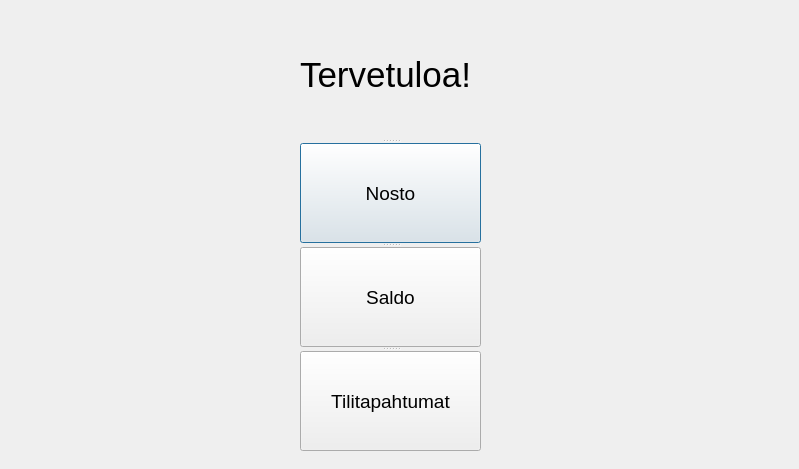
<?xml version="1.0" encoding="UTF-8"?>
<ui version="4.0">
 <class>mainMenu</class>
 <widget class="QDialog" name="mainMenu">
  <property name="geometry">
   <rect>
    <x>0</x>
    <y>0</y>
    <width>799</width>
    <height>469</height>
   </rect>
  </property>
  <property name="windowTitle">
   <string>Dialog</string>
  </property>
  <widget class="QSplitter" name="splitter">
   <property name="geometry">
    <rect>
     <x>300</x>
     <y>10</y>
     <width>181</width>
     <height>441</height>
    </rect>
   </property>
   <property name="orientation">
    <enum>Qt::Vertical</enum>
   </property>
   <widget class="QLabel" name="labelTervetuloa">
    <property name="font">
     <font>
      <pointsize>26</pointsize>
     </font>
    </property>
    <property name="text">
     <string>Tervetuloa!</string>
    </property>
   </widget>
   <widget class="QPushButton" name="pushButtonNosto">
    <property name="font">
     <font>
      <pointsize>14</pointsize>
     </font>
    </property>
    <property name="text">
     <string>Nosto</string>
    </property>
   </widget>
   <widget class="QPushButton" name="pushButtonSaldo">
    <property name="font">
     <font>
      <pointsize>14</pointsize>
     </font>
    </property>
    <property name="text">
     <string>Saldo</string>
    </property>
   </widget>
   <widget class="QPushButton" name="pushButtonTilitapahtumat">
    <property name="font">
     <font>
      <pointsize>14</pointsize>
     </font>
    </property>
    <property name="text">
     <string>Tilitapahtumat</string>
    </property>
   </widget>
  </widget>
 </widget>
 <resources/>
 <connections/>
</ui>
